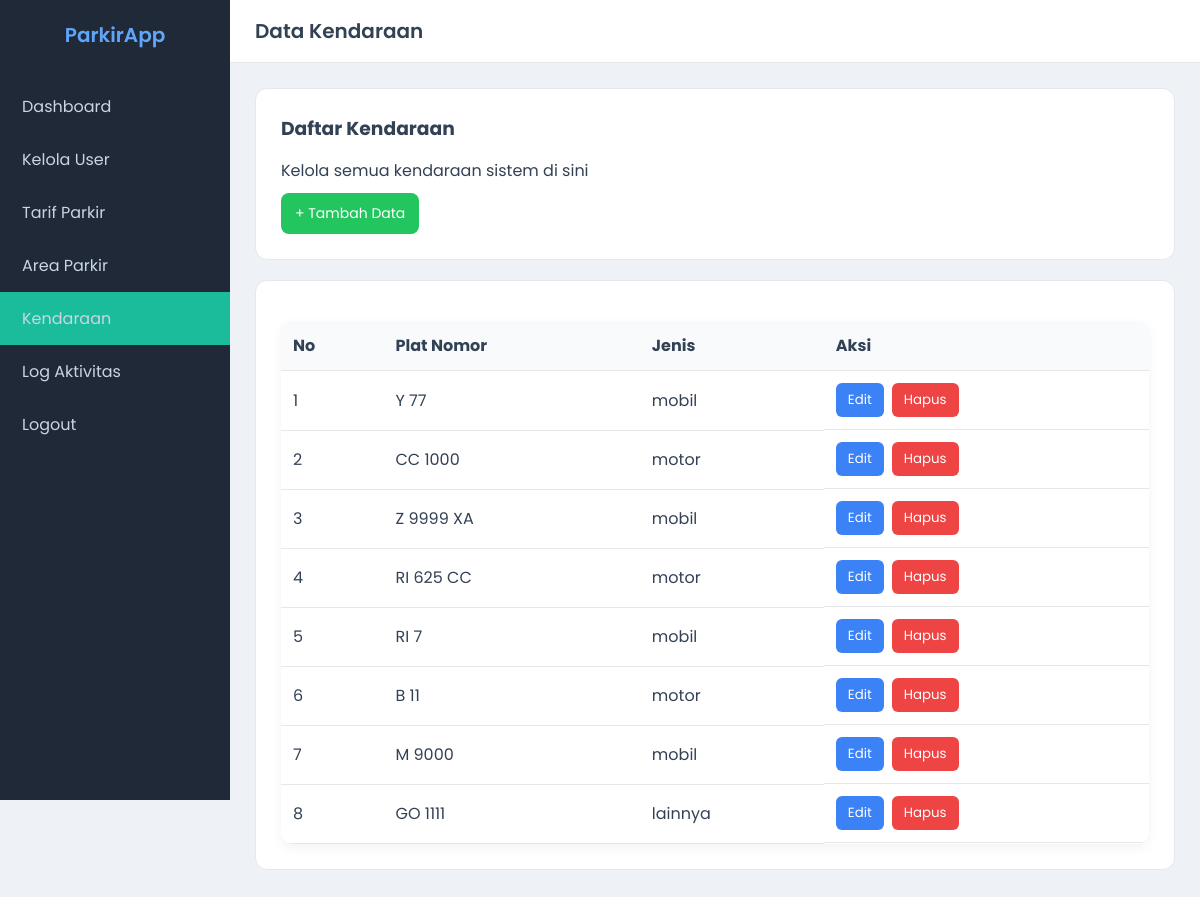
Screenshot of /views/tampil_data_kendaraan.php (signed in) with the database file from the repository.
### tables this page shows
CREATE TABLE `kendaraan` (
  `id_kendaraan` int(11) NOT NULL,
  `plat_nomor` varchar(15) NOT NULL,
  `jenis_kendaraan` enum('mobil','motor','lainnya','') NOT NULL
);

### models/m_koneksi.php (called while the page is built, shortened)
<?php
class m_koneksi
{
    private $host = "localhost",
    $username = "root",
    $pass = "",
    $db = "parkir";
    function __construct()
    {
        $this->koneksi = mysqli_connect(
            $this->host,
            $this->username,
            $this->pass,
            $this->db
        );
        if ($this->koneksi) {
            return $this->koneksi;
        } else {
            die("koneksi ke database gagal" . mysqli_connect_error());
        }
    }
}

### models/m_kendaraan.php (called while the page is built, shortened)
<?php
require_once "m_koneksi.php";
class m_kendaraan
{
    public function tampil_data_kendaraan($keyword = null)
    {
        $conn = new m_koneksi();
        $sql = "SELECT * FROM kendaraan";
        $post = mysqli_query($conn->koneksi, $sql);
        if ($post->num_rows > 0) {
            while ($data = mysqli_fetch_object($post)) {
                $result[] = $data;
            }
            return $result;
        } else {
            echo "tidak ada data";
        }
    }
    public function __construct()
    {
        $koneksi = new m_koneksi();
    }
}
?>

### controllers/c_kendaraan.php (called while the page is built, shortened)
<?php
include_once "../models/m_kendaraan.php";
$kendaraan = new m_kendaraan;
try {
    if (!empty($_GET['aksi'])) {
        if (!($_GET['aksi'] == 'hapus')) {
            if ($_GET['aksi'] == 'edit') {
                $id_kendaraan = $_GET['id'];
                $kendaraans = $kendaraan->tampil_data_by_id($id_kendaraan);
                include_once "../views/edit_kendaraan.php";
            } else {
                $id_kendaraan = $_POST['id_kendaraan'];
                $plat_nomor = $_POST['plat_nomor'];
                $jenis_kendaraan = $_POST['jenis_kendaraan'];
                if ($_GET['aksi'] == 'tambah') {
                    $kendaraan->tambah_data_kendaraan($id_kendaraan, $plat_nomor, $jenis_kendaraan);
                } elseif ($_GET['aksi'] == 'update') {
                    $kendaraan->ubah_kendaraan($id_kendaraan, $plat_nomor, $jenis_kendaraan);
                }
            }
        } else {
            $id_kendaraan = $_GET['id'];
            $kendaraan->hapus($id_kendaraan);
        }
    } else {
        $kendaraans = $kendaraan->tampil_data_kendaraan();
    }
} catch (Exception $e) {
    echo $e->getMessage();
}
?>

### views/tampil_data_kendaraan.php (the view, shortened to what this page needs)
<?php
include_once "../controllers/c_kendaraan.php";
?>
<!DOCTYPE html>
<html lang="en">
<head>
  <link rel="stylesheet" href="../asset/css/style.css">
</head>
<body>
  <div class="sidebar">
    <div class="logo">ParkirApp</div>
    <a href="dashboard_admin.php">Dashboard</a>
    <a href="tampil_data_user.php">Kelola User</a>
    <a href="tampil_data_tarif.php">Tarif Parkir</a>
    <a href="tampil_data_area.php">Area Parkir</a>
    <a href="tampil_data_kendaraan.php">Kendaraan</a>
    <a href="#">Log Aktivitas</a>
    <a href="../controllers/c_logout.php">Logout</a>
  </div>
  <div class="main">
    <div class="navbar">
      <h1>Data Kendaraan</h1>
    </div>
    <div class="content">
      <div class="card header-card">
        <div>
          <h3>Daftar Kendaraan</h3>
          <p>Kelola semua kendaraan sistem di sini</p>
        </div>
        <a href="tambah_data_kendaraan.php" class="button add-button">
          + Tambah Data</a>
      </div>
      <div class="card">
        <table>
          <tr>
            <th>No</th>
            <th>Plat Nomor</th>
            <th>Jenis</th>
            <th>Aksi</th>
          </tr>
          <?php
          $no = 1;
          foreach ($kendaraans as $data) {
            ?>
            <tr>
              <td><?= $no++ ?></td>
              <td><?= $data->plat_nomor ?></td>
              <td><?= $data->jenis_kendaraan ?></td>
              <td class="action-buttons">
                <a href="../controllers/c_kendaraan.php?aksi=edit&id=<?= $data->id_kendaraan ?>">
                  <button class="btn-edit">Edit</button>
                  <a onclick="return confirm('Apakah yakin ingin menghapus data ini?')"
                    href="../controllers/c_kendaraan.php?id=<?= $data->id_kendaraan ?>&aksi=hapus">
                    <button class="btn-hapus">Hapus</button>
                  </a>
        </div>
        </td>
        </tr>
      <?php } ?>
</body>
</html>

### asset/css/style.css (style rules this page uses)
* { margin:0; padding:0; box-sizing:border-box; font-family:'Poppins', sans-serif; }
body { display:flex; background:#eef2f7; color:#334155; }
.sidebar { width:230px; height:100vh; background:#1f2937; position:fixed; padding-top:20px; }
.logo { text-align:center; font-size:20px; font-weight:600; margin-bottom:30px; color:#60a5fa; }
.sidebar a { display:block; padding:14px 22px; color:#cbd5e1; text-decoration:none; transition:.2s; }
.main { margin-left:230px; width:100%; }
.navbar { background:#ffffff; padding:16px 25px; display:flex; justify-content:space-between; align-items:center; border-bottom:1px solid #e5e7eb; }
.navbar h1 { font-size:20px; font-weight:600; }
.content { padding:25px; }
.card { background:#ffffff; padding:25px; border-radius:12px; border:1px solid #e5e7eb; margin-bottom:20px; }
table { width:100%; border-collapse:collapse; background:white; border-radius:12px; overflow:hidden; }
th, td { padding:12px; border-bottom:1px solid #e5e7eb; text-align:left; }
th { background:#f8fafc; }
button { padding:10px 16px; border:none; border-radius:8px; cursor:pointer; background:#3b82f6; color:white; }
.card h3 { margin-bottom:15px; }
.add-button { display:inline-block; padding:10px 14px; background:#22c55e; color:white; text-decoration:none; border-radius:8px; font-size:14px; margin-top:10px; }
table { margin-top:15px; box-shadow:0 4px 12px rgba(0,0,0,0.05); }
.action-buttons { display:flex; gap:8px; }
.btn-edit { background:#3b82f6; color:white; padding:7px 12px; border:none; border-radius:6px; cursor:pointer; }
.btn-hapus { background:#ef4444; color:white; padding:7px 12px; border:none; border-radius:6px; cursor:pointer; }

### rows the page displays
kendaraan: plat_nomor "Y 77", jenis_kendaraan "mobil"
kendaraan: plat_nomor "CC 1000", jenis_kendaraan "motor"
kendaraan: plat_nomor "Z 9999 XA", jenis_kendaraan "mobil"
kendaraan: plat_nomor "RI 625 CC", jenis_kendaraan "motor"
kendaraan: plat_nomor "RI 7", jenis_kendaraan "mobil"
kendaraan: plat_nomor "B 11", jenis_kendaraan "motor"
kendaraan: plat_nomor "M 9000", jenis_kendaraan "mobil"
kendaraan: plat_nomor "GO 1111", jenis_kendaraan "lainnya"
